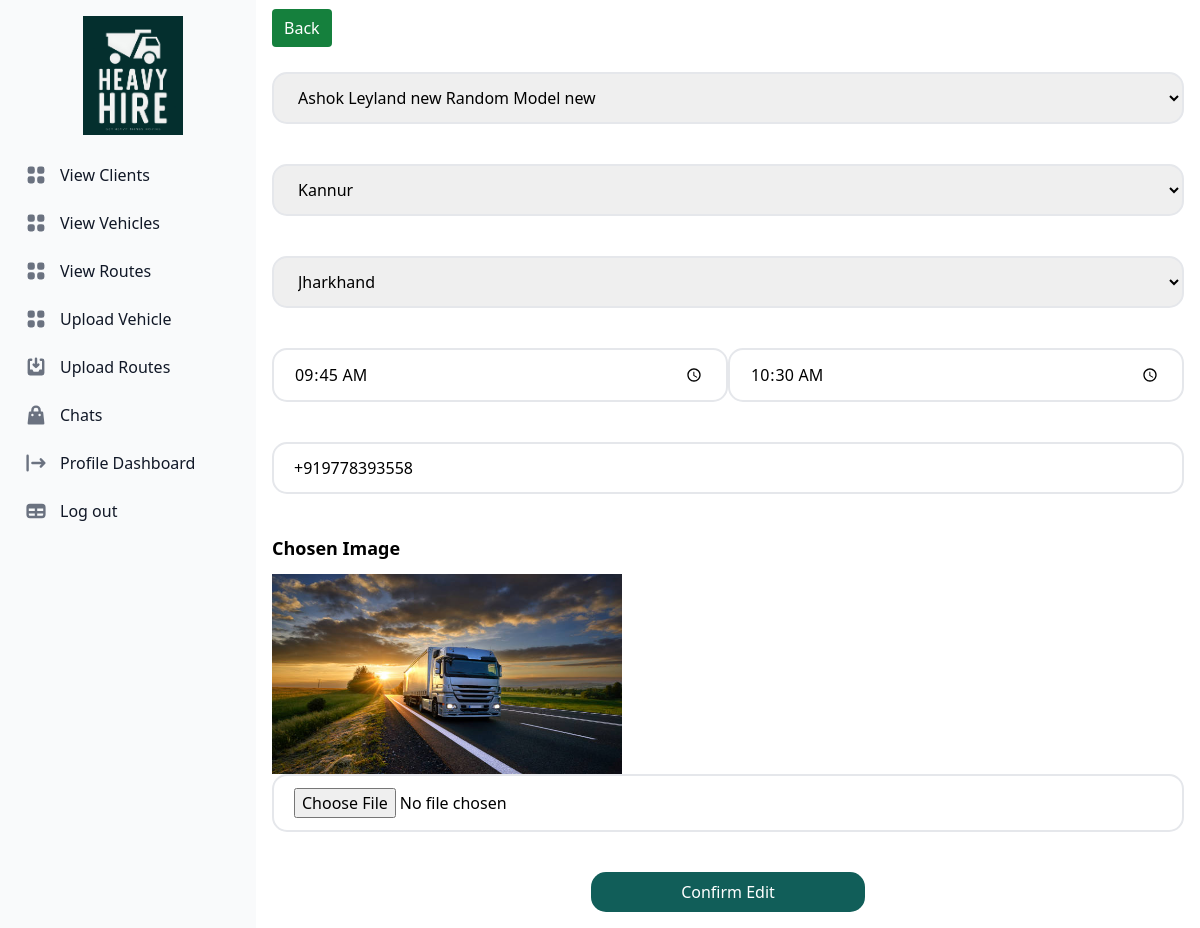
Screenshot of /client/driver/editListing.php?avai_id=16 (signed in) with the database file from the repository.
### tables this page shows
CREATE TABLE `vehicle` (
  `v_id` int(100) NOT NULL,
  `acc_id` int(11) NOT NULL,
  `brand` varchar(200) NOT NULL,
  `model` varchar(200) NOT NULL,
  `insurance` int(100) NOT NULL,
  `reg_no` int(100) NOT NULL,
  `exp_date` date NOT NULL
);

CREATE TABLE `loc` (
  `loc_id` int(100) NOT NULL,
  `loc_name` varchar(255) NOT NULL
);

CREATE TABLE `available` (
  `avai_id` int(100) NOT NULL,
  `acc_id` int(100) NOT NULL,
  `v_id` int(100) NOT NULL,
  `from_id` int(100) NOT NULL,
  `to_id` int(100) NOT NULL,
  `tfrom` time(6) NOT NULL,
  `tto` time(6) NOT NULL,
  `phone` varchar(100) NOT NULL,
  `image` varchar(255) NOT NULL
);

### client/driver/editListing.php (the view, shortened to what this page needs)
<?php
    include '../db/db.php';
    $avai_id = $_GET['avai_id'];
    $getDetails = "select * from available where avai_id=$avai_id";
    $runDetails = $con->query($getDetails);
    while($row = $runDetails->fetch_assoc()){
        $v_id = $row['v_id'];
        $getVehicle = "select * from vehicle where v_id=$v_id";
        $runVehicle = $con->query($getVehicle);
        $fetchVehicle = $runVehicle->fetch_assoc();
        $brand = $fetchVehicle['brand'];
        $model = $fetchVehicle['model'];
        $Ufrom = $row['tfrom'];
        $from = DateTime::createFromFormat('H:i:s.u', $Ufrom)->format('H:i');
        $Uto = $row['tto'];
        $to = DateTime::createFromFormat('H:i:s.u', $Uto)->format('H:i');
        $phone = $row['phone'];
        $image = $row['image'];
        $from_id = $row['from_id'];
        $to_id = $row['to_id'];
        $q_from = "select * from loc where loc_id = $from_id";
        $q_to = "select * from loc where loc_id = $to_id";
        $run_from = $con->query($q_from);
        $run_to = $con->query($q_to);
        $fetch_from = $run_from->fetch_assoc();
        $fetch_to = $run_to->fetch_assoc();
        $from_loc = $fetch_from['loc_name'];
        $to_loc = $fetch_to['loc_name'];
    }
?>
<!DOCTYPE html>
<html lang="en">
<head>
      <link rel="stylesheet" href="../style.css" />
      <link href="https://unpkg.com/aos@2.3.1/dist/aos.css" rel="stylesheet" />
      <script src="https://cdn.tailwindcss.com"></script>
      <link rel="stylesheet" href="https://cdnjs.cloudflare.com/ajax/libs/font-awesome/6.4.0/css/all.min.css" />
</head>
<body>
    <?php include 'sidebar.php' ?>
    <div class="p-4 sm:ml-64">
        <a href="viewListings.php" class="bg-green-700 hover:bg-green-800 text-white px-3 py-2 rounded">Back</a>
    </div>
    <form class="flex flex-col p-4 sm:ml-64" method="POST" enctype="multipart/form-data">
        <select name="v_id" class="border-2 mb-10 py-3 rounded-[15px] px-5" id="">
            <?php
                echo "<option value='$v_id' selected>$brand $model</option>";
            ?>
        </select>
        <select class="border-2 mb-10 py-3 rounded-[15px] px-5" type="text" name="from_id">
            <?php
                echo "<option value='$from_id' selected>$from_loc</option>";
            ?>
        </select>
        <select class="border-2 mb-10 py-3 rounded-[15px] px-5" type="text" name="to_id">
            <?php
                echo "<option value='$to_id' selected>$to_loc</option>";
            ?>
        </select>
        <div class="flex">
            <input class="border-2 mb-10 py-3 rounded-[15px] px-5 w-[50%]" value="<?php echo $from; ?>" type="time" name="tfrom">
            <input class="border-2 mb-10 py-3 rounded-[15px] px-5 w-[50%]" value="<?php echo $to; ?>" type="time" name="tto">
        </div>
        <input value="<?php echo $phone; ?>" class="border-2 mb-10 py-3 rounded-[15px] px-5" type="text" placeholder="Enter Phone" name="phone">
        <label class="font-semibold mb-3 text-lg">Chosen Image</label>
        <img src="../../backend/availableImages/<?php echo $image; ?>" class='w-[350px] h-[200px]'  alt="">
        <input class="border-2 mb-10 py-3 rounded-[15px] px-5" value="<?php echo $image; ?>" type="file" name="image">
        <button type="submit" class="bg-teal-800 hover:bg-teal-900 text-white px-4 py-2 rounded-[15px] m-auto w-[30%]">Confirm Edit</button>
    </form>
</body>
</html>

### client/style.css (style rules this page uses)
:root { --clr-neutral-900: #116D6E; --clr-neutral-100: #fff; }
*, *::after, *::before { box-sizing: border-box; margin: 0; padding: 0; }
img { max-width: 100%; }
a { font: inherit; color: inherit; text-decoration: none; }
html { font-family: Uber Move, Uber Move Text, system-ui, "Helvetica Neue", Helvetica, Arial, sans-serif; }

### rows the page displays
vehicle: v_id "Ashok Leyland new Random Model new"
loc: from_id "Kannur"
loc: to_id "Jharkhand"
available: tfrom "09:45", tto "10:30", phone "+919778393558", image (picture)
